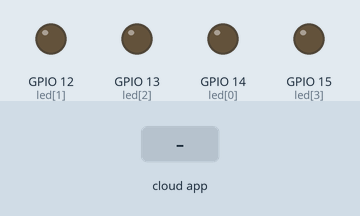
This sketch was run on a simulated ESP8266 (NodeMCU). On the bench: output pins drawn as LEDs (lit = HIGH). The test bench sets the inputs (shaded band). WiFi joins after 1.5 s; servers stay silent unless stated; the Firebase database answers and starts empty; what the sketch prints to the serial monitor is not drawn.

Above: at 2.7 s.
2.8 s: the phone or cloud app sets sakelar1 to 1
At 4.5 s:
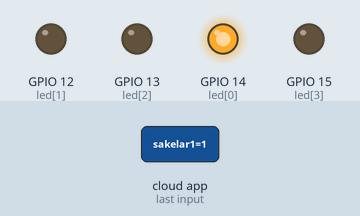
4.8 s: the phone or cloud app sets sakelar2 to 1
At 5.9 s:
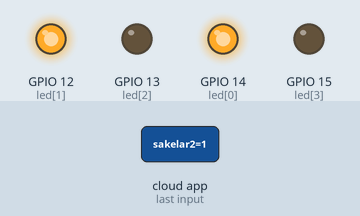
6.6 s: the phone or cloud app sets sakelar3 to 1
At 7.4 s:
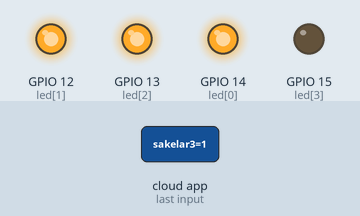
8.4 s: the phone or cloud app sets sakelar4 to 1
At 9.9 s:
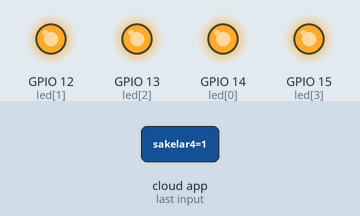
10.2 s: the phone or cloud app sets sakelar1 to 0
At 12.0 s:
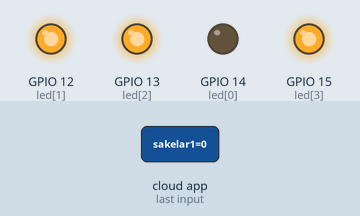
12.6 s: the phone or cloud app sets sakelar2 to 0
At 13.4 s:
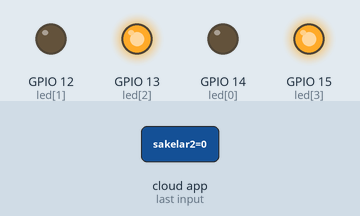
Timing chart, 0 to 15.4 s (numbered marks = the images above; inputs shaded):
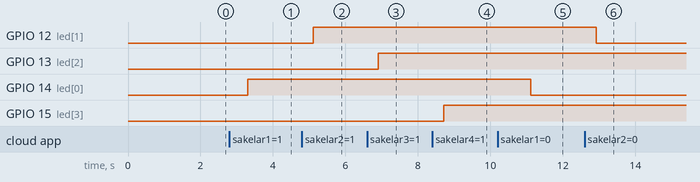

Measured:
- after the input at 2.8 s, GPIO 14 (led[0]): LOW → HIGH after 0.50 s
- after the input at 4.8 s, GPIO 12 (led[1]): LOW → HIGH after 0.31 s
- after the input at 6.6 s, GPIO 13 (led[2]): LOW → HIGH after 0.31 s
- after the input at 8.4 s, GPIO 15 (led[3]): LOW → HIGH after 0.31 s
- after the input at 10.2 s, GPIO 14 (led[0]): HIGH → LOW after 0.91 s
- after the input at 12.6 s, GPIO 12 (led[1]): HIGH → LOW after 0.32 s

The sketch:

ard_firebasekodular_test.p3.ino
```cpp
#include <ESP8266WiFi.h>
#include <FirebaseArduino.h>

// Set these to run example.
#define FIREBASE_HOST "smarthome-4411-default-rtdb.firebaseio.com"
#define FIREBASE_AUTH "VGhVmLcGfglUzjRTKk8h5vvfqG5h6DnyvyUKfsWK"
#define WIFI_SSID "Moto M 3321"
#define WIFI_PASSWORD "futuristik"

int saklar1, saklar2, saklar3, saklar4;
int led[] = {14,12,13,15};

void setup() {
  Serial.begin(115200);
//  pinMode(led[0], OUTPUT);
  for(int i=0; i<4; i++){
      pinMode(led[i], OUTPUT);
  }

  // connect to wifi.
  WiFi.begin(WIFI_SSID, WIFI_PASSWORD);
  Serial.print("connecting");
  while (WiFi.status() != WL_CONNECTED) {
  Serial.print(".");
    delay(500);
  }
  Serial.println();
  Serial.print("connected: ");
  Serial.println(WiFi.localIP());

  Firebase.begin(FIREBASE_HOST, FIREBASE_AUTH);

}

void loop() {
  saklar1 = Firebase.getString("sakelar/sakelar1").toInt();
  saklar2 = Firebase.getString("sakelar/sakelar2").toInt();
  saklar3 = Firebase.getString("sakelar/sakelar3").toInt();
  saklar4 = Firebase.getString("sakelar/sakelar4").toInt();

//sakelar1
  if(saklar1 == 1){
      digitalWrite(led[0], HIGH);
      Serial.print("Sakelar 1: On");
  }
  if(saklar1 == 0){
      digitalWrite(led[0], LOW);
      Serial.print("Sakelar 1: Off");
  }

//sakelar2
  if(saklar2 == 1){
      digitalWrite(led[1], HIGH);
      Serial.print("Sakelar 2: On");

  }
  if(saklar2 == 0){
      digitalWrite(led[1], LOW);
      Serial.print("Sakelar 2: Off");
  }

  //sakelar3
  if(saklar3 == 1){
      digitalWrite(led[2], HIGH);
      Serial.print("Sakelar 3: On");
  }
  if(saklar3 == 0){
      digitalWrite(led[2], LOW);
      Serial.print("Sakelar 3: Off");
  }

  //sakelar4
  if(saklar4 == 1){
      digitalWrite(led[3], HIGH);
      Serial.print("Sakelar 4: On");
  }
  if(saklar4 == 0){
      digitalWrite(led[3], LOW);
      Serial.print("Sakelar 4: Off");
  }
}
```
